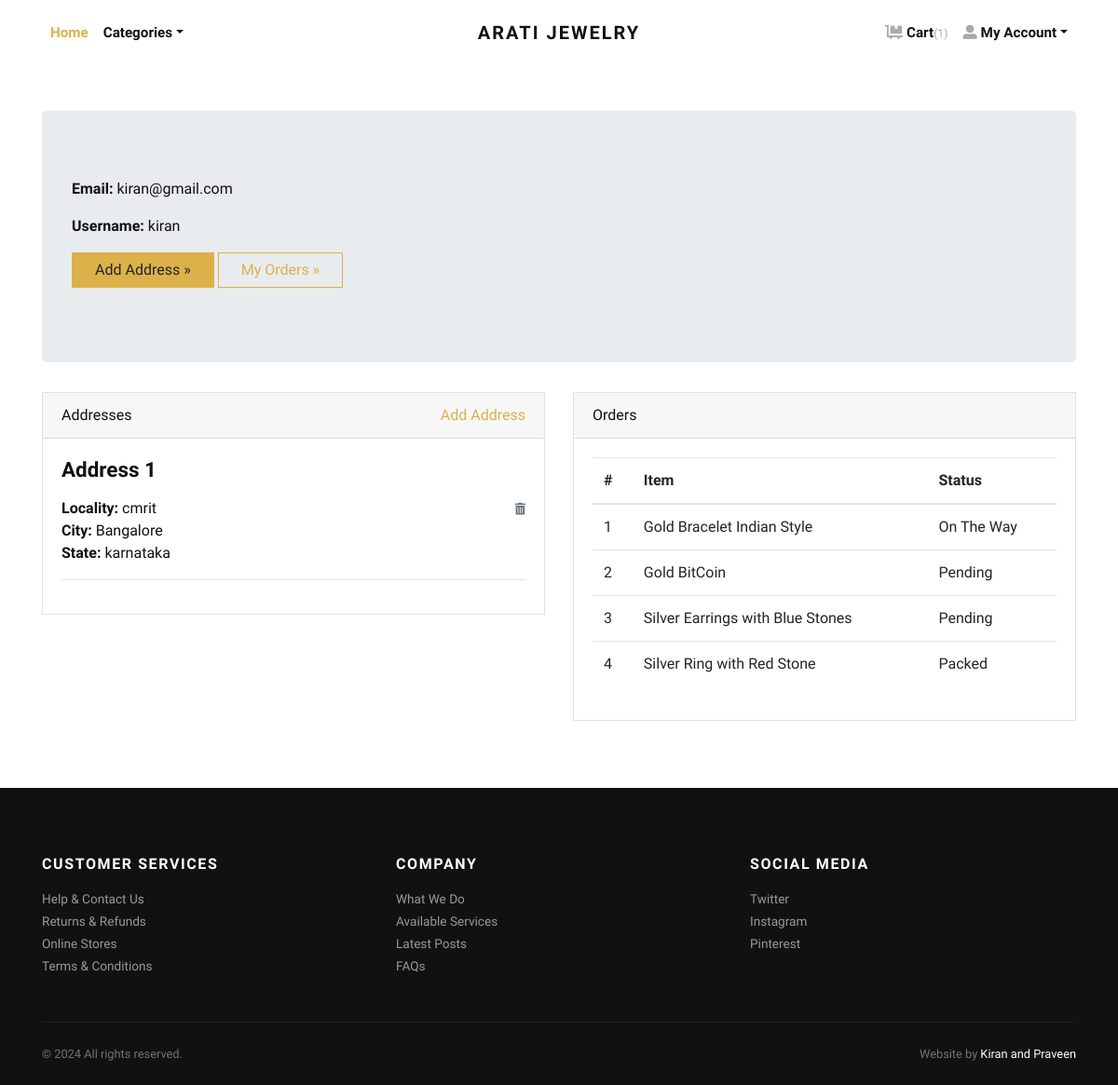
The page /accounts/profile/ (signed in) on the database its author committed.
### store/models.py (models this page shows, shortened)
class Address(models.Model):
    user = models.ForeignKey(User, verbose_name="User", on_delete=models.CASCADE)
    locality = models.CharField(max_length=150, verbose_name="Nearest Location")
    city = models.CharField(max_length=150, verbose_name="City")
    state = models.CharField(max_length=150, verbose_name="State")

class Order(models.Model):
    user = models.ForeignKey(User, verbose_name="User", on_delete=models.CASCADE)
    address = models.ForeignKey(Address, verbose_name="Shipping Address", on_delete=models.CASCADE)
    product = models.ForeignKey(Product, verbose_name="Product", on_delete=models.CASCADE)
    quantity = models.PositiveIntegerField(verbose_name="Quantity")
    ordered_date = models.DateTimeField(auto_now_add=True, verbose_name="Ordered Date")
    status = models.CharField(
        choices=STATUS_CHOICES,
        max_length=50,
        default="Pending"
        )

class Product(models.Model):
    title = models.CharField(max_length=150, verbose_name="Product Title")
    slug = models.SlugField(max_length=160, verbose_name="Product Slug")
    sku = models.CharField(max_length=255, unique=True, verbose_name="Unique Product ID (SKU)")
    short_description = models.TextField(verbose_name="Short Description")
    detail_description = models.TextField(blank=True, null=True, verbose_name="Detail Description")
    product_image = models.ImageField(upload_to='product', blank=True, null=True, verbose_name="Product Image")
    price = models.DecimalField(max_digits=8, decimal_places=2)
    category = models.ForeignKey(Category, verbose_name="Product Categoy", on_delete=models.CASCADE)
    is_active = models.BooleanField(verbose_name="Is Active?")
    is_featured = models.BooleanField(verbose_name="Is Featured?")
    created_at = models.DateTimeField(auto_now_add=True, verbose_name="Created Date")
    updated_at = models.DateTimeField(auto_now=True, verbose_name="Updated Date")
    class Meta:
        verbose_name_plural = 'Products'
        ordering = ('-created_at', )

### store/views.py (the view)
# urls.py: path('accounts/profile/', views.profile, name="profile"),
@login_required
def profile(request):
    addresses = Address.objects.filter(user=request.user)
    orders = Order.objects.filter(user=request.user)
    return render(request, 'account/profile.html', {'addresses':addresses, 'orders':orders})

### store/context_preprocessors.py (called while the page is built)
def store_menu(request):
    categories = Category.objects.filter(is_active=True)
    context = {
        'categories_menu': categories,
    }
    return context

def cart_menu(request):
    if request.user.is_authenticated:
        cart_items= Cart.objects.filter(user=request.user)
        context = {
            'cart_items': cart_items,
        }
    else:
        context = {}
    return context

### templates/account/profile.html (shortened to what this page needs)
{% extends 'base.html' %}
{% load static %}
    {% block content %}
      <div class="container py-5">
        <div class="jumbotron">
          <p><strong>Email:</strong> {{request.user.email}}</p>
          <p><strong>Username:</strong> {{request.user.username}}</p>
          <p><a class="btn btn-primary btn-large" href="{% url 'store:add-address' %}">Add Address »</a> <a class="btn btn-outline-primary btn-large" href="#">My Orders »</a></p>
        </div>
        <div class="row">
          <div class="col-lg-6">
            <div class="card mb-4" id="headings">
              <div class="card-header">Addresses <span class="float-right"><a href="{% url 'store:add-address' %}">Add Address</a></span></div>
              <div class="card-body">
                {% if addresses %}
                    {% for address in addresses %}
                        <h4 class="mb-3">Address {{forloop.counter}}</h4>
                        <span class="float-right"><a href="{% url 'store:remove-address' address.id %}"><i class="fas fa-trash-alt small text-muted"></i></a></span>
                        <p>
                            <strong>Locality: </strong>{{address.locality}} <br>
                            <strong>City: </strong>{{address.city}} <br>
                            <strong>State: </strong>{{address.state}} <br>
                        </p>
                        <hr>
                    {% endfor %}
                {% else %}
                <div class="text-danger">
                  Address not Added.
                </div>
                {% endif %}
              </div>
            </div>
          </div>
          <div class="col-lg-6">
            <div class="card mb-4" id="tables">
              <div class="card-header">Orders</div>
              <div class="card-body">
                <table class="table table-hover">
                  <thead>
                    <tr>
                      <th>#</th>
                      <th>Item</th>
                      <th>Status</th>
                    </tr>
                  </thead>
                  <tbody>
                    {% if orders %}
                      {% for order in orders %}
                        <tr>
                          <td>{{forloop.counter}}</td>
                          <td>{{order.product.title}}</td>
                          <td>
                            {{order.status}}
                          </td>
                        </tr>
                      {% endfor %}
                    {% else %}
                    <tr>
                      <td class="text-danger" colspan="3">You've not Ordered anything yet.</td>
                    </tr>
                    {% endif %}
                  </tbody>
                </table>
              </div>
            </div>
          </div>
        </div>
      </div>
{% endblock content %}

### jewelryshop/static/css/style.default.css (style rules this page uses)
strong { font-weight: 700; }
.btn { font-weight: 400; border: 1px solid transparent; font-family: inherit; padding: 0.375rem 1.5rem; font-size: 1rem; line-height: 1.5; border-radius: 0; transition: color 0.15s ease-in-out, background-color 0.15s ease-in-out, border-color 0.15s ease-in-out, box-shadow 0.15s ease-in-out; }
.btn-primary { color: #212529; background-color: #dcb14a; border-color: #dcb14a; }
.btn-outline-primary { color: #dcb14a; background-color: transparent; background-image: none; border-color: #dcb14a; }
body { font-family: "Libre Franklin", sans-serif; font-size: 1rem; font-weight: 400; line-height: 1.5; color: #111111; background-color: #fff; }
a { color: #dcb14a; text-decoration: none; }
h1, h2, h3, h4, h5, h6, .h1, .h2, .h3, .h4, .h5, .h6 { margin-bottom: 0.5rem; font-family: inherit; font-weight: 900; line-height: 1.2; color: inherit; }
h4, .h4 { font-size: 1.4rem; }
hr { border-top: 1px solid rgba(17, 17, 17, 0.1); }
small, .small { font-size: 80%; font-weight: 400; }
.card { background-color: #fff; border: 1px solid rgba(17, 17, 17, 0.125); border-radius: 0; }
.card-body { padding: 1.25rem; }
.card-header { padding: 0.75rem 1.25rem; background-color: rgba(17, 17, 17, 0.03); border-bottom: 1px solid rgba(17, 17, 17, 0.125); }
.card-header:first-child { border-radius: calc(0 - 1px) calc(0 - 1px) 0 0; }

### rows shown on the page
Address: locality "cmrit", city "Bangalore", state "karnataka"
Order: product "Gold Bracelet Indian Style", status "On The Way"
Order: product "Gold BitCoin", status "Pending"
Order: product "Silver Earrings with Blue Stones", status "Pending"
Order: product "Silver Ring with Red Stone", status "Packed"

### other values the page prints
{{ cart_items.count }} "1"
{{ request.user.email }} "kiran@gmail.com"
{{ request.user.username }} "kiran"
